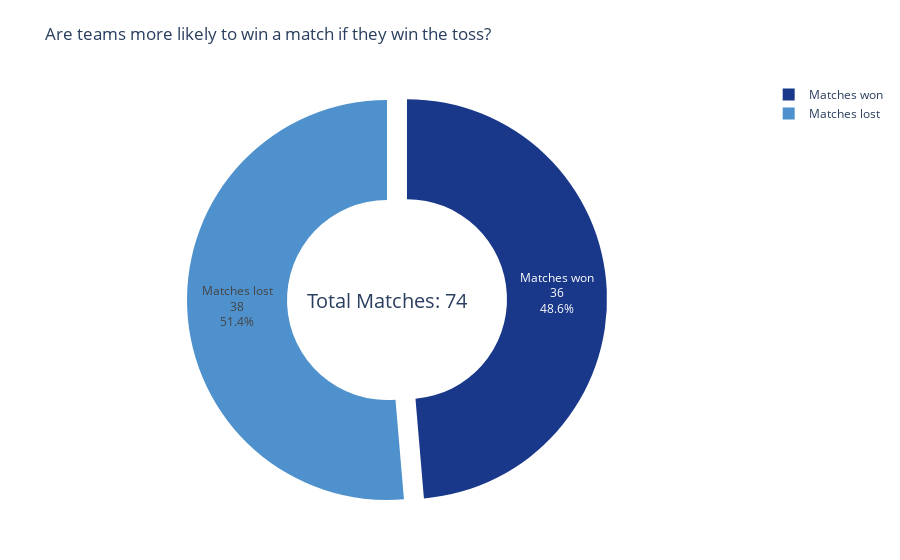

Notebook source saved alongside this figure:
### Markdown cell above
# Query 2

<font size="5" color = '#19388A'> <b>Are teams more likely to win a match if they win the toss?  </b></font>

### Code cell
# count the number of matches won and lost when winning the toss
won = df[df['toss_winner'] == df['match_winner']].shape[0]
lost = df[df['toss_winner'] != df['match_winner']].shape[0]

fig = go.Figure(data=[go.Pie(
    labels=['Matches won', 'Matches lost'],
    values=[won, lost],
    pull=[0.1, 0],  
    hole=.5,  
    marker=dict(colors=['#19388A', '#4F91CD']),  
    textinfo='label+percent+value',   
    sort=False
)])

# add a title and subtitle to the chart
fig.update_layout(
    title={
        'text': 'Are teams more likely to win a match if they win the toss?',
    },
    annotations=[
        dict(
            x=0.5,
            y=0.5,
            text='Total Matches: ' + str(won + lost),
            showarrow=False,
            font=dict(size=20)
        ),
    ],
    margin=dict(l=20, r=20, t=80, b=40) 
)

### Figure 1 — Plotly figure (JSON) as saved in the notebook; plotly's stock layout.template omitted (floating-point values rounded to 4 significant figures)
{"data": [{"hole": 0.5, "labels": ["Matches won", "Matches lost"], "marker": {"colors": ["#19388A", "#4F91CD"]}, "pull": [0.1, 0], "sort": false, "textinfo": "label+percent+value", "type": "pie", "values": [36, 38]}], "layout": {"annotations": [{"font": {"size": 20}, "showarrow": false, "text": "Total Matches: 74", "x": 0.5, "y": 0.5}], "margin": {"b": 40, "l": 20, "r": 20, "t": 80}, "title": {"text": "Are teams more likely to win a match if they win the toss?"}}}
